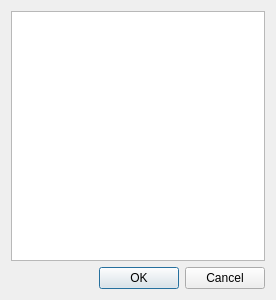
<?xml version="1.0" encoding="UTF-8"?>
<ui version="4.0">
 <class>FlowChartSymbolPicker</class>
 <widget class="QDialog" name="FlowChartSymbolPicker">
  <property name="geometry">
   <rect>
    <x>0</x>
    <y>0</y>
    <width>276</width>
    <height>300</height>
   </rect>
  </property>
  <property name="windowTitle">
   <string>Flowchart Symbol Picker</string>
  </property>
  <layout class="QVBoxLayout" name="verticalLayout_2">
   <item>
    <layout class="QVBoxLayout" name="verticalLayout">
     <item>
      <widget class="QListWidget" name="listWidget"/>
     </item>
     <item>
      <widget class="QDialogButtonBox" name="buttonBox">
       <property name="orientation">
        <enum>Qt::Horizontal</enum>
       </property>
       <property name="standardButtons">
        <set>QDialogButtonBox::Cancel|QDialogButtonBox::Ok</set>
       </property>
      </widget>
     </item>
    </layout>
   </item>
  </layout>
 </widget>
 <resources/>
 <connections>
  <connection>
   <sender>buttonBox</sender>
   <signal>accepted()</signal>
   <receiver>FlowChartSymbolPicker</receiver>
   <slot>accept()</slot>
   <hints>
    <hint type="sourcelabel">
     <x>248</x>
     <y>254</y>
    </hint>
    <hint type="destinationlabel">
     <x>157</x>
     <y>274</y>
    </hint>
   </hints>
  </connection>
  <connection>
   <sender>buttonBox</sender>
   <signal>rejected()</signal>
   <receiver>FlowChartSymbolPicker</receiver>
   <slot>reject()</slot>
   <hints>
    <hint type="sourcelabel">
     <x>316</x>
     <y>260</y>
    </hint>
    <hint type="destinationlabel">
     <x>286</x>
     <y>274</y>
    </hint>
   </hints>
  </connection>
 </connections>
</ui>
